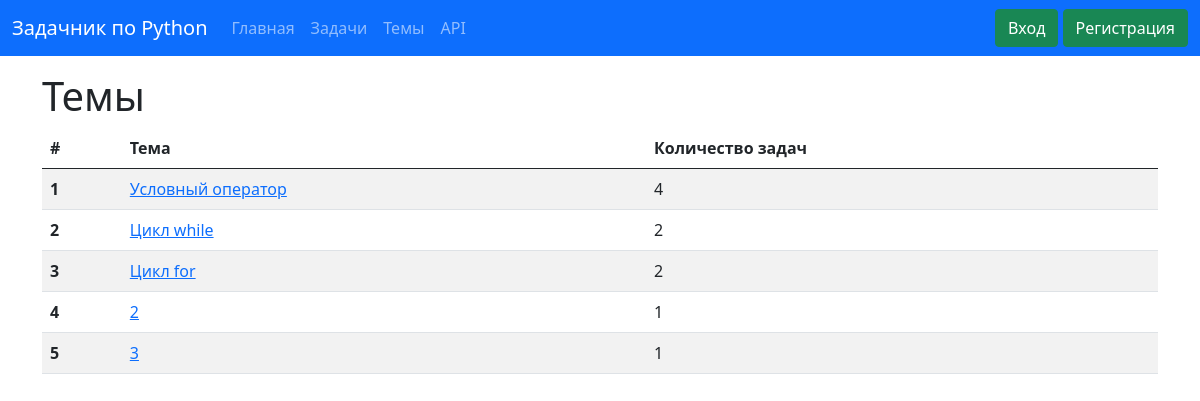
The page /subjects on the database as committed earlier.
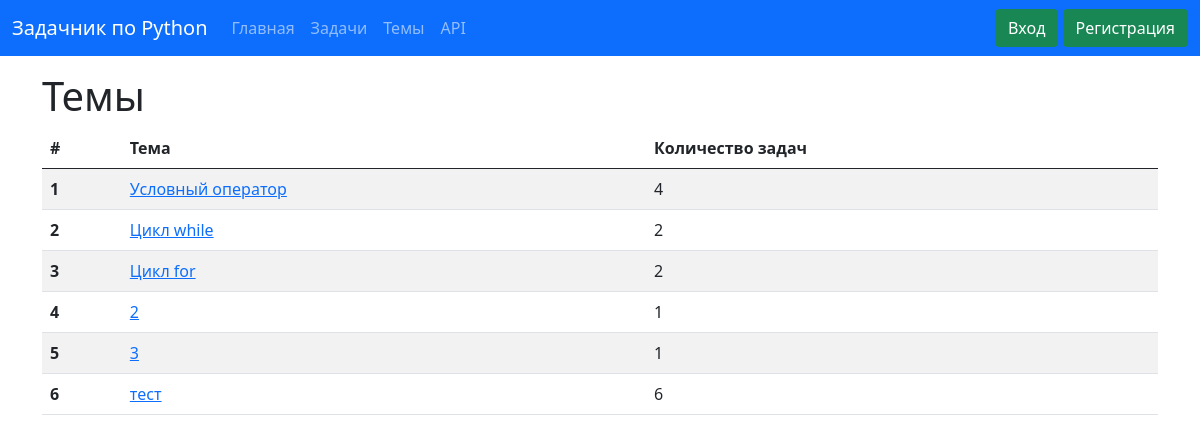
The same page on the database as committed later.
### data/tasks.py (models this page shows, shortened)
class Task(SqlAlchemyBase, SerializerMixin):
    __tablename__ = 'tasks'
    id = sqlalchemy.Column(sqlalchemy.Integer, primary_key=True, autoincrement=True)
    title = sqlalchemy.Column(sqlalchemy.String, index=True, nullable=True)
    content = sqlalchemy.Column(sqlalchemy.String, nullable=True)
    subject = sqlalchemy.Column(sqlalchemy.String, default='Без темы')
    created_date = sqlalchemy.Column(sqlalchemy.Date, default=datetime.date.today)
    rating = sqlalchemy.Column(sqlalchemy.Integer)
    user_id = sqlalchemy.Column(sqlalchemy.Integer, sqlalchemy.ForeignKey("users.id"))
    user = orm.relation('User', back_populates='task')
    solve = orm.relation('Solve', cascade="all, delete")

### main.py (the view)
@app.route('/subjects', methods=['GET', 'POST'])
def subject():
    session = db_session.create_session()
    subjects = session.query(Task).all()
    result = dict()
    for i in subjects:
        if i.subject not in result:
            result[i.subject] = 1
        else:
            result[i.subject] += 1
    return render_template('subjects_page.html', title='Список тем', subjects=result.items())

### data/db_session.py (called while the page is built)
def create_session() -> Session:
    global __factory
    return __factory()

### templates/subjects_page.html
{% extends "base_template.html" %}
{% block main %}
<h1>Темы</h1>
<table class="table table-striped">
    <thead>
    <tr>
        <th scope="col">#</th>
        <th scope="col">Тема</th>
        <th scope="col">Количество задач</th>
    </tr>
    </thead>
    {% for item in subjects %}
    <tr>
        <th scope="row">{{ loop.index }}</th>
        <td><a href="/subjects/tasks/{{ item[0] }}">{{ item[0] }}</a></td>
        <td>{{ item[1] }}</td>
    </tr>
    {% endfor %}
</table>
{% endblock %}

Rows that differ between the two databases and show on the page:
added Task: subject "тест", item "6"
